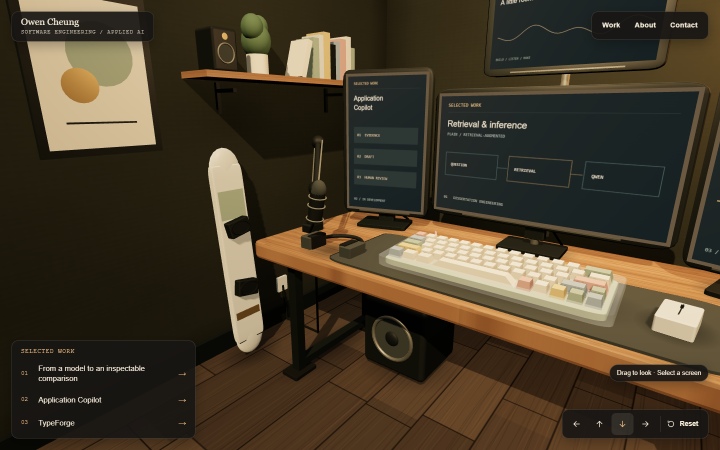
#> input picture design/assistant/robot/integration/verification-g1/studio/1440x900-dpr1-left-down.png, 1440 x 900 px, given in place of 1440x900-dpr1-home.png, which was not available (shown at 1/2 size)
$ python sketch.py ../../integration/verification-g1/studio/1440x900-dpr1-left-down.png out.png
#> lines starting #> are read from the running program, lines starting #| are printed output that depends on the picture
### design/assistant/robot/placement-selected-a/tools/project.py
import math, json, sys

EYE = (-0.7, 2.8, 3.4)
VIEWS = {
    'desktop-home 1440x900': (1440, 900, 58, -4, -6),
    'phone-home 390x844': (390, 844, 64, -13, -8),
    'phone-home 320x844': (320, 844, 64, -13, -8),
    'phone-home 320x568': (320, 568, 64, -13, -8),
}

def cam(yaw, pitch):
    h, e = math.radians(yaw), math.radians(pitch)
    f = (math.sin(h) * math.cos(e), math.sin(e), -math.cos(h) * math.cos(e))
    r = (math.cos(h), 0.0, math.sin(h))
    u = (r[1] * f[2] - r[2] * f[1], r[2] * f[0] - r[0] * f[2], r[0] * f[1] - r[1] * f[0])
    return f, r, u

def dot(a, b): return sum(x * y for x, y in zip(a, b))

def proj(p, view):
    W, H, fov, yaw, pitch = view
    f, r, u = cam(yaw, pitch)
    d = tuple(p[i] - EYE[i] for i in range(3))
    z = dot(d, f)
    F = (H / 2) / math.tan(math.radians(fov / 2))
    return (W / 2 + dot(d, r) / z * F, H / 2 - dot(d, u) / z * F, z)

def azel(p):
    d = tuple(p[i] - EYE[i] for i in range(3))
    return (math.degrees(math.atan2(d[0], -d[2])), math.degrees(math.atan2(d[1], math.hypot(d[0], d[2]))))

def rect(points, view):
    q = [proj(p, view) for p in points]
    return (min(a[0] for a in q), min(a[1] for a in q), max(a[0] for a in q), max(a[1] for a in q))

def azrect(points):
    q = [azel(p) for p in points]
    return (min(a[0] for a in q), max(a[0] for a in q), min(a[1] for a in q), max(a[1] for a in q))

def box(c, size, yaw=0.0):
    pts = []
    for sx in (-.5, .5):
        for sy in (-.5, .5):
            for sz in (-.5, .5):
                x, y, z = sx * size[0], sy * size[1], sz * size[2]
                pts.append((c[0] + x * math.cos(yaw) + z * math.sin(yaw), c[1] + y, c[2] - x * math.sin(yaw) + z * math.cos(yaw)))
    return pts

# Room objects, world units, from build-studio.ts
OBJ = {
    'typeforge face': box((-0.11 + 0.054 * math.sin(-0.3), 2.44, -0.13 + 0.054 * math.cos(-0.3)), (0.8, 1.34, 0.0), -0.3),
    'typeforge casing': box((-0.11, 2.44, -0.13), (0.93, 1.47, 0.1), -0.3),
    'speaker box': box((0.72, 1.94, -0.2), (0.44, 0.64, 0.42)),
    'wall lights': [(-0.15 - 0.3, 3.85 - 0.3, -2.01), (-0.15 + 4 * 0.34 + 0.3, 3.85 + 0.26 + 0.3, -2.01)],
    'acoustic panel 1': box((1.8, 2.85, -2.075), (0.87, 1.78, 0.07)),
    'left cymbal': box((1.74, 2.15, -1.30), (0.8, 0.1, 0.8)),
    'left tom pad': box((2.24, 1.7, -1.12), (0.58, 0.2, 0.58)),
    'studio monitor': box((-1.61, 3.52, -0.64), (1.42, 0.86, 0.1)),
    'dissertation face': box((-1.61, 2.38, -0.216), (1.88, 1.06, 0.0)),
    'pendant': box((-1.6, 4.02, 0.3), (1.9, 0.08, 0.17)),
}

# Character: build-v01 conservative five-pose sweep, Blender metres -> glTF (X, Z, -Y)
SW_MIN = (-0.1429218412182589, -0.24962987609126763, -0.13634890921333032)
SW_MAX = (0.14795153446414666, 0.3060847581169863, 0.1354826004050036)
NE_MIN = (-0.14062344492413104, -0.2358040977269411, -0.1354877119883895)
NE_MAX = (0.1372770096641034, 0.30068186298012733, 0.1254333845572546)

def character(anchor, s, mn=SW_MIN, mx=SW_MAX):
    th = math.atan2(EYE[0] - anchor[0], EYE[2] - anchor[2])
    pts = []
    for x in (mn[0], mx[0]):
        for y in (mn[1], mx[1]):
            for z in (mn[2], mx[2]):
                X, Y, Z = x * s, y * s, z * s
                pts.append((anchor[0] + X * math.cos(th) + Z * math.sin(th), anchor[1] + Y, anchor[2] - X * math.sin(th) + Z * math.cos(th)))
    return pts, th

# [34 lines that do not run on import are left out]

### design/assistant/robot/placement-selected-a/tools/sketch.py
import math, os, sys
from PIL import Image, ImageDraw, ImageFont
import project as P

CAP = sys.argv[1]   # captures dir
OUT = sys.argv[2]   # output dir
os.makedirs(OUT, exist_ok=True)
FD = 'C:/Windows/Fonts/'

def font(name, size):
    for n in (name, 'arial.ttf'):
        try:
            return ImageFont.truetype(FD + n, size)
        except OSError:
            pass
SANS = lambda s: font('arial.ttf', s)
BOLD = lambda s: font('arialbd.ttf', s)
SERIF = lambda s: font('georgia.ttf', s)
MONO = lambda s: font('cour.ttf', s)
MONOB = lambda s: font('courbd.ttf', s)

PAPER, DEEP, INK = (242, 234, 220), (233, 223, 205), (39, 35, 31)
RULE, LABEL, FOCUS = (205, 191, 168), (112, 81, 53), (133, 72, 25)
PLATE, CREAM, AMBER, MUTED = (24, 22, 19), (244, 234, 216), (233, 183, 125), (201, 191, 176)
CYAN, PINK = (90, 220, 255), (255, 120, 200)

ANCHOR = (0.80, 2.80, -0.20)
SCALE = 1.6

def cap(name):
    return Image.open(os.path.join(CAP, name)).convert('RGB')

def robot_box(d, view, label=True, off=(0, 0), s=SCALE, colour=CYAN):
    pts, _ = P.character(ANCHOR, s)
    r = P.rect(pts, view)
    x0, y0, x1, y1 = [round(v) for v in r]
    x0 += off[0]; x1 += off[0]; y0 += off[1]; y1 += off[1]
    for i in range(2):
        d.rectangle([x0 - i, y0 - i, x1 + i, y1 + i], outline=colour)
    if label:
        t = 'sweep box s=%.1f' % s
        f = BOLD(11)
        tw = d.textlength(t, font=f)
        d.rectangle([x0, y0 - 15, x0 + tw + 6, y0], fill=colour)
        d.text((x0 + 3, y0 - 14), t, font=f, fill=(0, 0, 0))
    return x0, y0, x1, y1

# [22 lines left out: functions wrap, para, greek, not called in this run]

def plate(d, box, r=12):
    d.rounded_rectangle(box, r, fill=PLATE, outline=(70, 64, 56))

def ask_entry(d, right, bottom, h=44, focus=False):
    f = BOLD(14)
    t = 'Ask about Owen\u2019s work'
    w = int(d.textlength(t, font=f)) + 28
    box = [right - w, bottom - h, right, bottom]
    plate(d, box)
    d.text((box[0] + 14, box[1] + (h - 16) // 2), t, font=f, fill=CREAM)
    if focus:
        d.rounded_rectangle([box[0] - 5, box[1] - 5, box[2] + 5, box[3] + 5], 15, outline=(255, 210, 156), width=3)
    return box

# [113 lines left out: functions panel, rounded_paste, not called in this run]

def dim(im, a):
    return Image.blend(im, Image.new('RGB', im.size, (15, 13, 11)), a)

def titled(images, titles, name, gap=24, top=44):
    W = sum(i.size[0] for i in images) + gap * (len(images) + 1)
    H = max(i.size[1] for i in images) + top + gap
    sheet = Image.new('RGB', (W, H), (16, 16, 16))
    d = ImageDraw.Draw(sheet)
    x = gap
    for im, t in zip(images, titles):
        y = top
        for k, line in enumerate(t.split('\n')):
            d.text((x, 8 + k * 16), line, font=BOLD(13) if k == 0 else SANS(12), fill=(240, 240, 240) if k == 0 else (190, 190, 190))
        sheet.paste(im, (x, y)); x += im.size[0] + gap
    sheet.save(os.path.join(OUT, name))
    print(name, sheet.size)

V = {
    'd': (1440, 900, 58, -4, -6), 'dru': (1440, 900, 58, 58, 12), 'drd': (1440, 900, 58, 58, -16),
    'p390': (390, 844, 64, -13, -8), 'p320': (320, 844, 64, -13, -8), 'ps': (320, 568, 64, -13, -8),
}

# 1. Placement overlays on real desktop captures
ims = []
for key, f in (('d', '1440x900-dpr1-home.png'), ('dru', '1440x900-dpr1-right-up.png'), ('drd', '1440x900-dpr1-right-down.png')):
    im = cap(f); d = ImageDraw.Draw(im)
#> in cap, returned value is the input picture: PIL image 1440x900 RGB; mean R, G, B 69.7, 58.9, 41.2
    robot_box(d, V[key], s=1.8, colour=PINK, label=False)
    robot_box(d, V[key])
    ims.append(im.resize((960, 600), Image.LANCZOS))
#> pass 3 of the loop `for key, f in (('d', '1440x900-dpr1-home.png'), ('dru', '1440x900-dpr1..`:
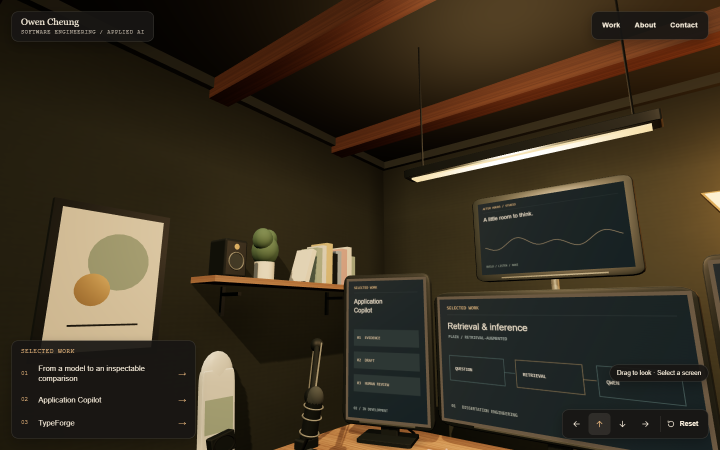
#> input picture design/assistant/robot/integration/verification-g1/studio/1440x900-dpr1-left-up.png, 1440 x 900 px, given in place of 1440x900-dpr1-right-down.png, which was not available (shown at 1/2 size)
#> in cap, returned value is the input picture: PIL image 1440x900 RGB; mean R, G, B 56.4, 47.1, 31.7
titled(ims, ['Desktop home 1440x900 (yaw -4, pitch -6)\nCyan = primary s=1.6; pink = fallback s=1.8. Projected box, not a render.',
             'Desktop right-up limit (yaw 58, pitch 12)\nRobot stays in frame at the left edge.',
             'Desktop right-down limit (yaw 58, pitch -16)\nRobot stays in frame at the upper left.'], 'sketch-placement-desktop.png', top=48)
#> in titled, `W = sum(i.size[0] for i in images) + gap * (len(images) + 1)`: W = 2976
#> in titled, `H = max(i.size[1] for i in images) + top + gap`: H = 672
#> in titled, `sheet = Image.new('RGB', (W, H), (16, 16, 16))`: sheet: PIL image 2976x672 RGB; every value is 16
#> the loop in titled, `for im, t in zip(images, titles):` made 3 passes
#> x on passes 1 to 3: 1008, 1992, 2976
#> after the loop in titled, `for im, t in zip(images, titles):`:
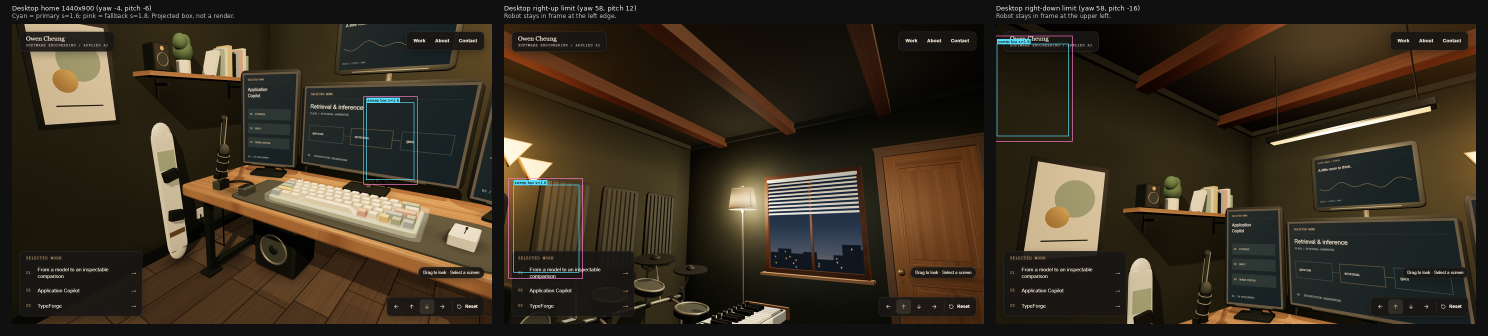
#> sheet: PIL image 2976x672 RGB (shown at 1/2 size); mean R, G, B 55.5, 46.1, 32.4
#> after the loop in titled, `for im, t in zip(images, titles):`: x = 2976
#| sketch-placement-desktop.png (2976, 672)

# 2. Entry, closed state, four sizes + short phone Projects open
ims, tt = [], []
im = cap('1440x900-dpr1-home.png'); d = ImageDraw.Draw(im)
robot_box(d, V['d'])
ask_entry(d, 1416, 720, 48, focus=True)
ims.append(im.resize((960, 600), Image.LANCZOS)); tt.append('Desktop 1440x900 home: entry above the hint pill (shown with focus ring)\nRobot box in frame beside TypeForge.')
for key, f, bottom, hh, t in (
        ('p390', '390x844-dpr1-home.png', 768, 44, '390x844 home\nRobot is off-frame to the right.'),
        ('p320', '320x844-dpr1-home.png', 0, 48, '320x844 home'),
        ('ps', '320x568-dpr1-home.png', 0, 48, '320x568 home'),
        ('ps', '320x568-dpr1-projects-open.png', 0, 48, '320x568 Projects open')):
    im = cap(f); d = ImageDraw.Draw(im)
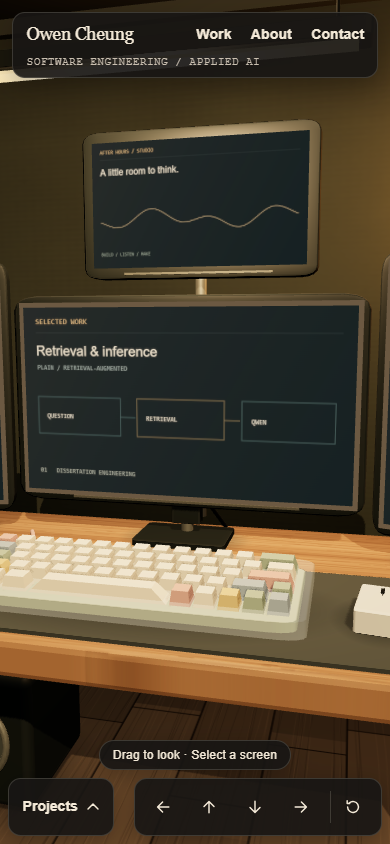
#> input picture design/assistant/robot/integration/verification-g1/studio/390x844-dpr1-home.png, 390 x 844 px, found by its file name
#> in cap, returned value is the input picture: PIL image 390x844 RGB; mean R, G, B 73.9, 63.9, 47.1
    W, H = im.size
#> W = 390; H = 844
    if key == 'p390':
        # existing: hint pill row ~742-770 moves up one row; entry takes the row above toggle/look
        im2 = cap(f)
        pill = im2.crop((98, 738, 292, 774)); patch = im2.crop((98, 690, 292, 726))
#> after `pill = im2.crop((98, 738, 292, 774))`:
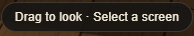
#> pill: PIL image 194x36 RGB; mean R, G, B 52.1, 44.8, 37.2
#> after `patch = im2.crop((98, 690, 292, 726))`:
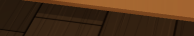
#> patch: PIL image 194x36 RGB; mean R, G, B 74.3, 46.3, 22.9
        im.paste(im2.crop((0, 700, 390, 736)).resize((390, 36)), (0, 738))  # rough clean of old pill row
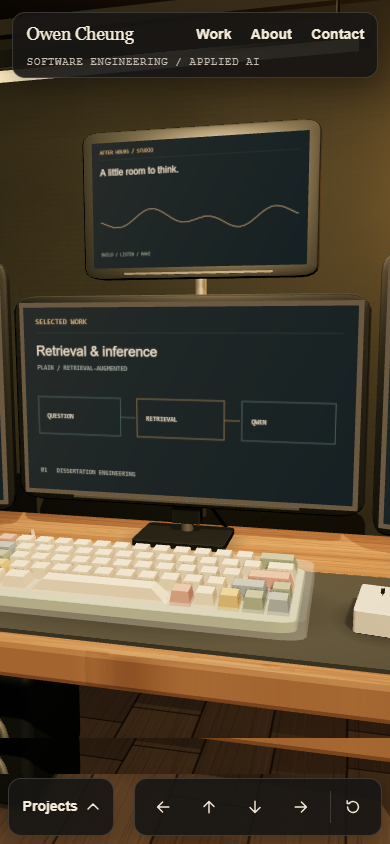
#> im: PIL image 390x844 RGB; mean R, G, B 74.2, 63.8, 46.7
        im.paste(pill, (98, 684))
        ask_entry(d, 382, 770, 44)
    else:
        # existing rows (toggle|hint, look) stay; the entry takes a new row above them, and Projects sits above it
        rowtop = 442 if H == 568 else 718
        if 'projects-open' in f:
            im2 = cap(f)
            block = im2.crop((0, 228, 320, rowtop))
            im.paste(cap('320x568-dpr1-home.png').crop((0, 228 - 56, 320, rowtop)), (0, 228 - 56))
            d = ImageDraw.Draw(im)
            im.paste(block, (0, 228 - 56))
        ask_entry(d, 312, rowtop - 6, 48)
    for n in ('dissertation face', 'typeforge face'):
        r = P.rect(P.OBJ[n], V[key])
#> pass 3 of the loop `for key, f, bottom, hh, t in (`:
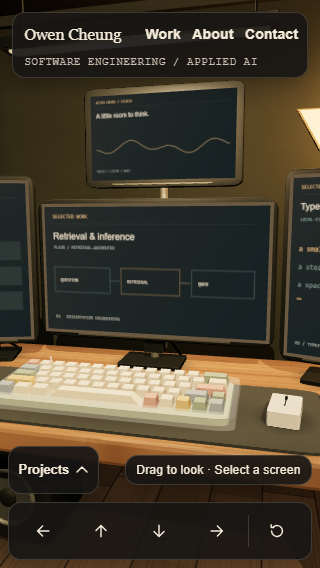
#> input picture design/assistant/robot/integration/verification-g1/studio/320x568-dpr1-home.png, 320 x 568 px, found by its file name
#> in cap, returned value is the input picture: PIL image 320x568 RGB; mean R, G, B 69, 61.3, 46.8
#> (the run stopped early here; a loop or call above may not have finished)
